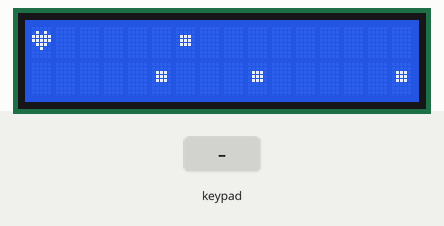
Bench run of a sketch on a simulated Arduino Mega 2560, built with avr-gcc and run on an emulated ATmega2560. Parts: 16×2 character LCD. The inputs (shaded band) are chosen by the test bench. What the sketch prints to the serial monitor is not drawn.

Above: at 1.2 s.
1.3 s: keypad keys 4 8 4 6 4 4 4 2 pressed 0.4 s apart
At 4.9 s:
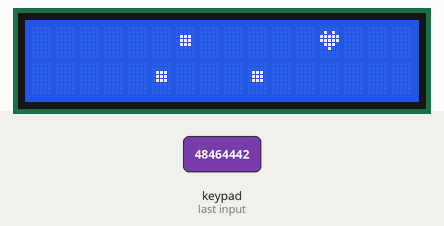
6.0 s: keypad keys 4 8 4 6 4 4 4 2 # pressed 0.4 s apart
At 9.7 s:
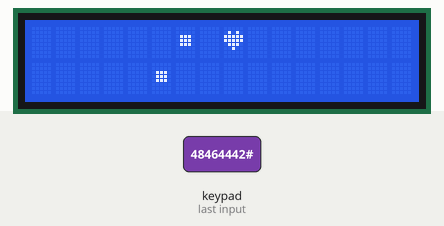
11.1 s: keypad keys 4 8 4 6 4 4 4 2 * pressed 0.4 s apart
At 15.0 s:
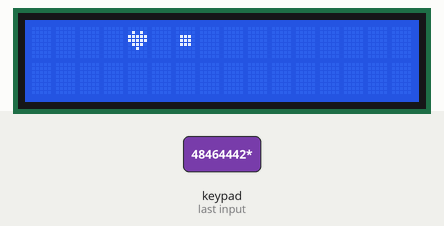
16.2 s: key '4' pressed
At 16.5 s:
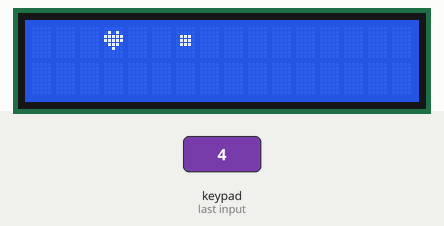
17.7 s: key '2' pressed
At 18.9 s:
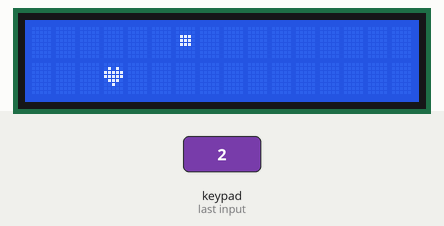
19.2 s: key '8' pressed
At 20.0 s:
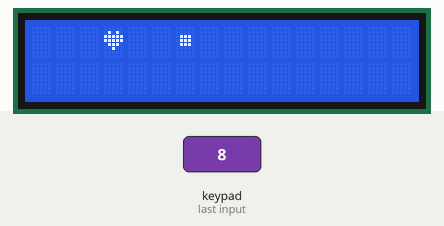
Timing chart, 0 to 21.7 s (numbered marks = the images above; inputs shaded):
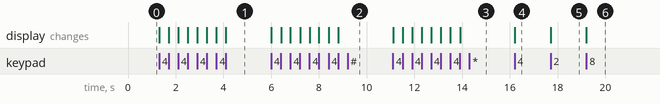

The sketch:

lkemmelmeier_cpe301_lab6.ino
```cpp
// Name: Lena Kemmelmeier
// Assignment: CPE 301 1104 Lab 6
// Partner: Emma Cornia
// Date: March 20 2024

#include <LiquidCrystal.h>
#include <Keypad.h>

const int ROW_NUM = 4; //four rows
const int COLUMN_NUM = 4; //four columns

char keys[ROW_NUM][COLUMN_NUM] = {
  {'1','2','3', 'A'},
  {'4','5','6', 'B'},
  {'7','8','9', 'C'},
  {'*','0','#', 'D'}
};

byte pin_rows[ROW_NUM] = {48, 46, 44, 42}; //connect to the row pinouts of the keypad
byte pin_column[COLUMN_NUM] = {40, 38, 36, 34}; //connect to the column pinouts of the keypad

Keypad keypad = Keypad( makeKeymap(keys), pin_rows, pin_column, ROW_NUM, COLUMN_NUM );

// LCD pins <--> Arduino pins
const int RS = 11, EN = 12, D4 = 2, D5 = 3, D6 = 4, D7 = 5;
int right=0,up=0;
int dir1=0,dir2=0;
byte customChar[8] = {
  0b00000,
  0b01010,
  0b11111,
  0b11111,
  0b01110,
  0b00100,
  0b00000,
  0b00000
};

byte customChar2[8] = {
  0b00000,
  0b00000,
  0b01110,
  0b01110,
  0b01110,
  0b00000,
  0b00000,
  0b00000
};
LiquidCrystal lcd(RS, EN, D4, D5, D6, D7);

void setup()

{
  Serial.begin(9600);
  lcd.begin(16, 2); // set up number of columns and rows

  lcd.createChar(1, customChar); // create a new custom character

  lcd.setCursor(0, 0); // move cursor to (2, 0)
  lcd.write((byte)1);  // print the custom char at (2, 0)

  lcd.createChar(2, customChar2); // create a new custom character
  lcd.setCursor(5, 1); // move cursor to (2, 0)
  lcd.write((byte)2);  // print the custom char at (2, 0)

    lcd.setCursor(9, 1); // move cursor to (2, 0)
  lcd.write((byte)2);  // print the custom char at (2, 0)

    lcd.setCursor(6, 0); // move cursor to (2, 0)
  lcd.write((byte)2);  // print the custom char at (2, 0)
    lcd.setCursor(15, 1); // move cursor to (2, 0)
  lcd.write((byte)2);  // print the custom char at (2, 0)

}

int cursorX = 0; // initial x pos for heart
int cursorY = 0; // initial y pos for heart

// Positions of the square characters
const int squareX[] = {5, 9, 6, 15}; // x positions for the square characters
const int squareY[] = {1, 1, 0, 1};  // y positions for the square characters

void loop() {
  char key = keypad.getKey();

  if (key) {

    int prevX = cursorX;
    int prevY = cursorY;

    switch (key) {

      case '4': // move left
        if (cursorX > 0) {
          cursorX--;
        }
        else {
          cursorX = 15; // wrap around to the end of the row
        }

        break;

      case '6': // move right
        if (cursorX < 15) {
          cursorX++;
        }
        else {
          cursorX = 0; // wrap around to the beginning of the row
        }

        break;

      case '2': // move up
        if (cursorY > 0) {
          cursorY--;
        }
        else {
          cursorY = 1; // wrap around to the bottom of the column
        }

        break;

      case '8': // move down
        if (cursorY < 1) {
          cursorY++;
        }
        else {
          cursorY = 0; // wrap around to the top of the column
        }

        break;

    }

    // does the heart character's position coincides with any of the square characters' positions?
    for (int i = 0; i < sizeof(squareX) / sizeof(squareX[0]); i++) { //check the squares' positions one at a time
      if (cursorX == squareX[i] && cursorY == squareY[i]) {
        Serial.println("You scored!"); // print to serial monitor
        break;
      }

    }

    // clear previous position of the heart character
    lcd.setCursor(prevX, prevY);
    lcd.print(" ");

    // set cursor to new position/redraw heart
    lcd.setCursor(cursorX, cursorY);
    lcd.write((byte)1);
  }
}
```

Measured:
- after the input at 1.3 s, the display: first changes at once (image 1 shows a later state)
- after the input at 6.0 s, the display: first changes at once (image 2 shows a later state)
- after the input at 11.1 s, the display: first changes at once (image 3 shows a later state)
- after the input at 16.2 s, the display: changes at once (image 4)
- after the input at 17.7 s, the display: changes at once (image 5)
- after the input at 19.2 s, the display: changes at once (image 6)
